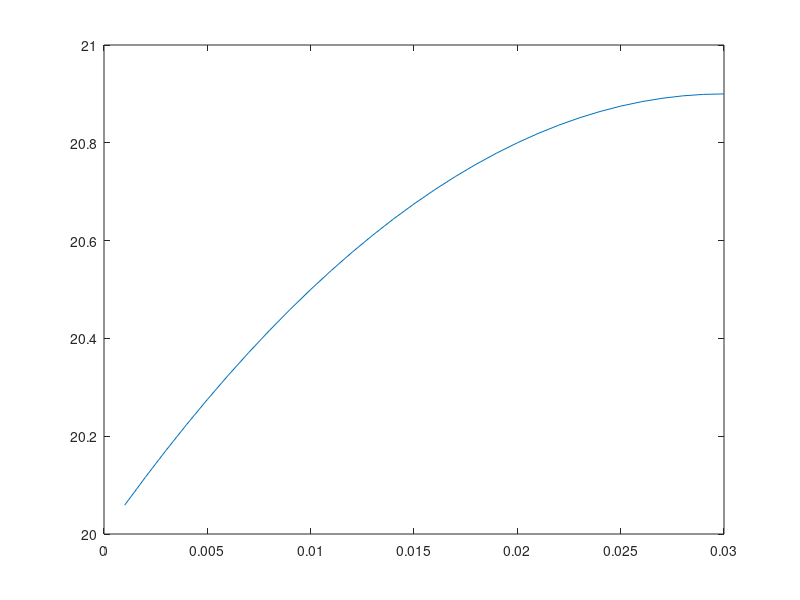

This chart was generated by the following MATLAB code:
clear all; clc;

q_0=10^5;   k=50;
L=0.03;     T_0=20;
M=30;       dx=L/M;
x=linspace(1,M,M)*dx;
T=(q_0/(2*k))*(2*L.*x-x.^2)+T_0;

for i=1:1:M
    fprintf("T_%d=%f\n",i,T(i))
end

plot(x,T)